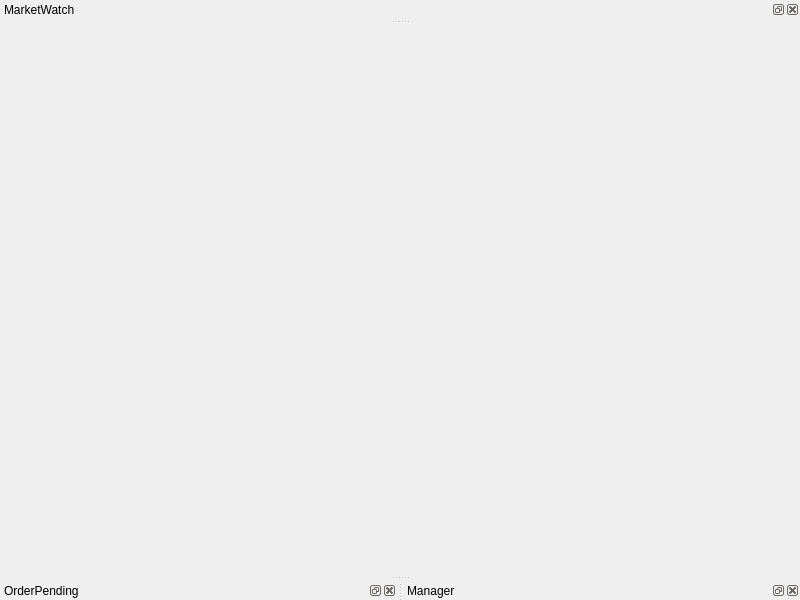
<?xml version="1.0" encoding="UTF-8"?>
<ui version="4.0">
 <class>MainWindow</class>
 <widget class="QMainWindow" name="MainWindow">
  <property name="geometry">
   <rect>
    <x>0</x>
    <y>0</y>
    <width>800</width>
    <height>600</height>
   </rect>
  </property>
  <property name="minimumSize">
   <size>
    <width>0</width>
    <height>0</height>
   </size>
  </property>
  <property name="windowTitle">
   <string>MainWindow</string>
  </property>
  <widget class="QWidget" name="centralwidget"/>
  <widget class="QDockWidget" name="dockMW">
   <property name="windowTitle">
    <string>MarketWatch</string>
   </property>
   <attribute name="dockWidgetArea">
    <number>4</number>
   </attribute>
   <widget class="QWidget" name="dockWidgetContents_3"/>
  </widget>
  <widget class="QDockWidget" name="dockOP">
   <property name="windowTitle">
    <string>OrderPending</string>
   </property>
   <attribute name="dockWidgetArea">
    <number>8</number>
   </attribute>
   <widget class="QWidget" name="dockWidgetContents_4"/>
  </widget>
  <widget class="QDockWidget" name="dockMGR">
   <property name="windowTitle">
    <string>Manager</string>
   </property>
   <attribute name="dockWidgetArea">
    <number>8</number>
   </attribute>
   <widget class="QWidget" name="dockWidgetContents"/>
  </widget>
 </widget>
 <resources/>
 <connections/>
</ui>
